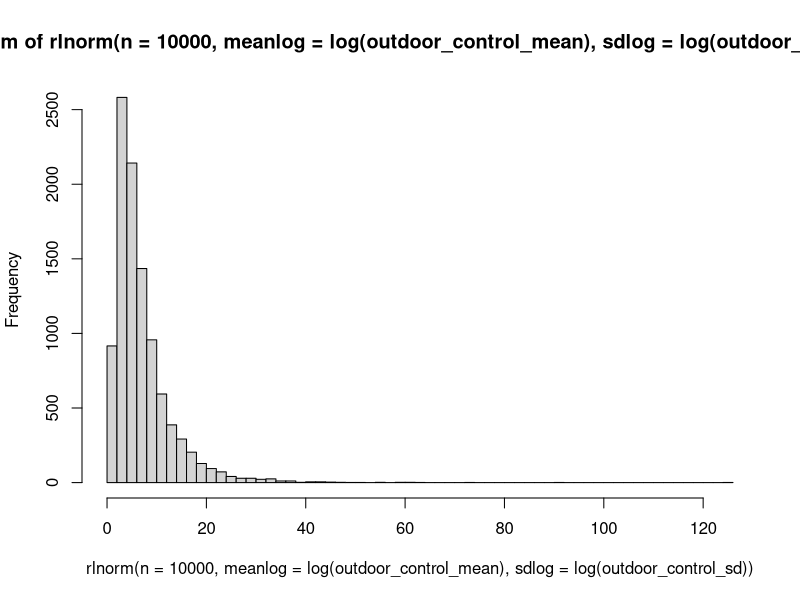
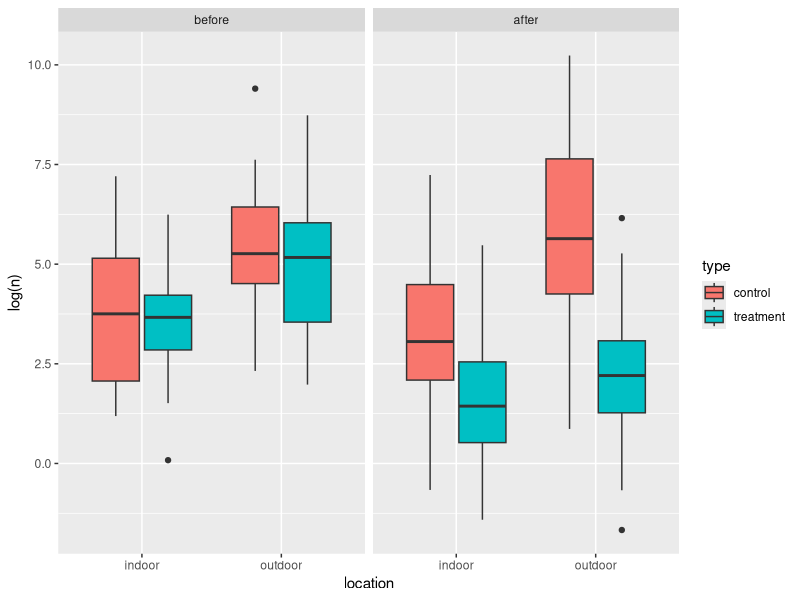

Here is the R script that generated these plots, in order:
#BACI design indoor outdoor mosquito biomass

library(dplyr)
library(tibble)
library(tidyr)
library(purrr)
library(ggplot2)
library(readr)


# how many sites
nsites <- 100

site <- 1:nsites


# are they control or treatments?
type <- c(
  rep("control", nsites/2),
  rep("treatment", nsites/2)
)


# indoor or outdoor?
location <- rep(
  c(
    rep("indoor", nsites/4),
    rep("outdoor", nsites/4)
  ),
  2
)

# treadment effect on population
effect_treatment <- 0.5

# effect of being indoors
effect_indoor <- 0.7

# mean and sd biomass from mosquito sampling
outdoor_control_mean <- 5.3
outdoor_control_sd <- 2.1

# random effect on biomass for each site
site_re <- tibble(
  site,
  site_re = rnorm(
    n = nsites,
    mean = 1,
    sd = 0.05
  )
)

set.seed(20250224)
hist(
  rlnorm(
    n = 10000,
    meanlog = log(outdoor_control_mean),
    sdlog = log(outdoor_control_sd)
  ),
  breaks = 50
)

# make a multiplier on mean to draw from incorporating site characteristics
# and effect sizes

determine_multiplier <- function(
  type,
  location,
  time,
  site_re,
  effect_treatment,
  effect_indoor
){

  multiplier <- site_re

  if(location == "indoor"){
    multiplier <- multiplier*effect_indoor
  }

  if(type == "treatment" & time == "after"){
    multiplier <- multiplier*effect_treatment
  }

  multiplier
}

# put together data on site charascteristics
df1 <- tibble(
  site_re,
  type,
  location
) |>
  expand_grid(
    time = c("before", "after")
  )

# calculate multiplier for each site and time
multiplier <- mapply(
  FUN = determine_multiplier,
  df1$type,
  df1$location,
  df1$time,
  df1$site_re,
  MoreArgs = list(
    "effect_treatment" = effect_treatment,
    "effect_indoor" = effect_indoor
  ),
  SIMPLIFY = TRUE
)

#  sample data
baci_data <- tibble(
  df1,
  multiplier
) |>
  rowwise() |>
  mutate(
    n = map(
      .x = multiplier,
      .f = function(
    multiplier,
    outdoor_control_mean,
    outdoor_control_sd
        ){
        rlnorm(
          n = 1,
          meanlog = multiplier*outdoor_control_mean,
          sdlog = outdoor_control_sd
        )
      },
    outdoor_control_mean,
    outdoor_control_sd
    ) |>
      unlist(),
    time = factor(
      time,
      levels = c("before", "after")
    )
  )

# plot data
ggplot(baci_data) +
  geom_boxplot(
    aes(
      x = location,
      y = log(n),
      fill = type
    )
  ) +
  facet_grid(.~time)


# get site data out (excl multiplier and rf) and write out
baci_data |>
  select(
    site,
    type,
    location,
    time,
    n
  ) |>
  write_csv(
    file = "baci_data.csv"
  )
